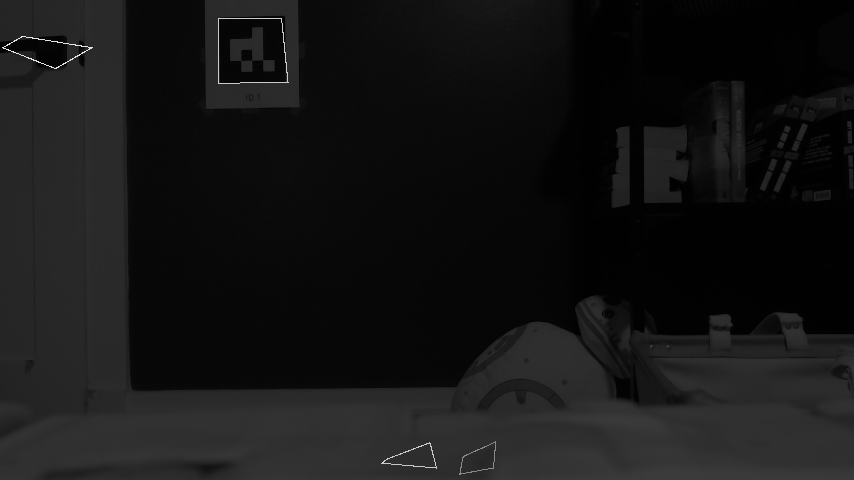
#> input picture build/debug_quads_raw.pnm, 854 x 480 px, given in place of the camera
$ python main.py
#> lines starting #> are read from the running program, lines starting #| are printed output that depends on the picture; after the words box and inside, x2 and y2 are one past the last pixel; in counts of white or black regions, pixels touching at a corner belong together
import cv2 as cv
import numpy as np
from Constants import *
import tracemalloc

tracemalloc.start()

capture = cv.VideoCapture(0)

if ENABLE_VIDEO_SAVING:
    fourcc = cv.VideoWriter_fourcc("M", "J", "P", "G")
    out = cv.VideoWriter('output.avi',fourcc, 15, PROCESSING_SIZE, isColor = False)

if (capture.isOpened()== False):
  print("Error opening video stream or file")

while(capture.isOpened()):
  ret, frame = capture.read()
#> frame is the input picture: shape (480, 854, 3); min 0, max 227, mean 21
  if ret == True:

    grey = cv.cvtColor(frame, cv.COLOR_BGR2GRAY)
    resize = cv.resize(grey, PROCESSING_SIZE)

    threshold = cv.adaptiveThreshold(
        resize,
        255,
        cv.ADAPTIVE_THRESH_MEAN_C,
        cv.THRESH_BINARY,
        THRESHOLD_BLOCK_SIZE,
        2)
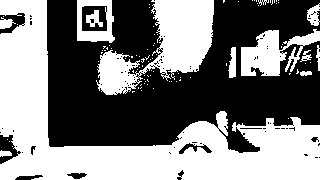
#> threshold: shape (180, 320); 49.3% white; 94 white regions (81 under 20 px)

    sharpenKernel = np.array([
        [0, -1, 0],
        [-1, 5, -1],
        [0, -1, 0]])

    sharpened = cv.filter2D(threshold, ddepth = -1, kernel = sharpenKernel)

    contours, hiarchy = cv.findContours(sharpened, cv.RETR_LIST, cv.CHAIN_APPROX_SIMPLE)
#> contours = 233 contours, 214 with area under 20; largest, box (x1, y1, x2, y2) and area: (0, 0, 320, 180) 19096, (96, 0, 214, 95) 4999, (241, 29, 320, 76) 1722, (77, 0, 115, 43) 1395, (81, 5, 108, 32) 664; hiarchy = 233 rows, first 6: [1, -1, -1, -1], [2, 0, -1, -1], [3, 1, -1, -1], [4, 2, -1, -1], [5, 3, -1, -1], [6, 4, -1, -1]
    filtered = cv.drawContours(resize, contours, -1, (0, 255, 0), 1)
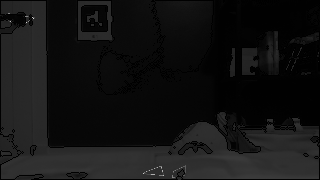
#> filtered: shape (180, 320); min 0, max 224, mean 19

    cv.imshow('Frame', resize)

    if ENABLE_VIDEO_SAVING:
        out.write(filtered)

    if cv.waitKey(25) & 0xFF == ord('q'):
#> (key q is pressed here)
      break
  else:
    break

print(tracemalloc.get_traced_memory())

print(contours)
#> (printed output is left out)

capture.release()

tracemalloc.stop()

if ENABLE_VIDEO_SAVING:
    out.release()

cv.destroyAllWindows()
